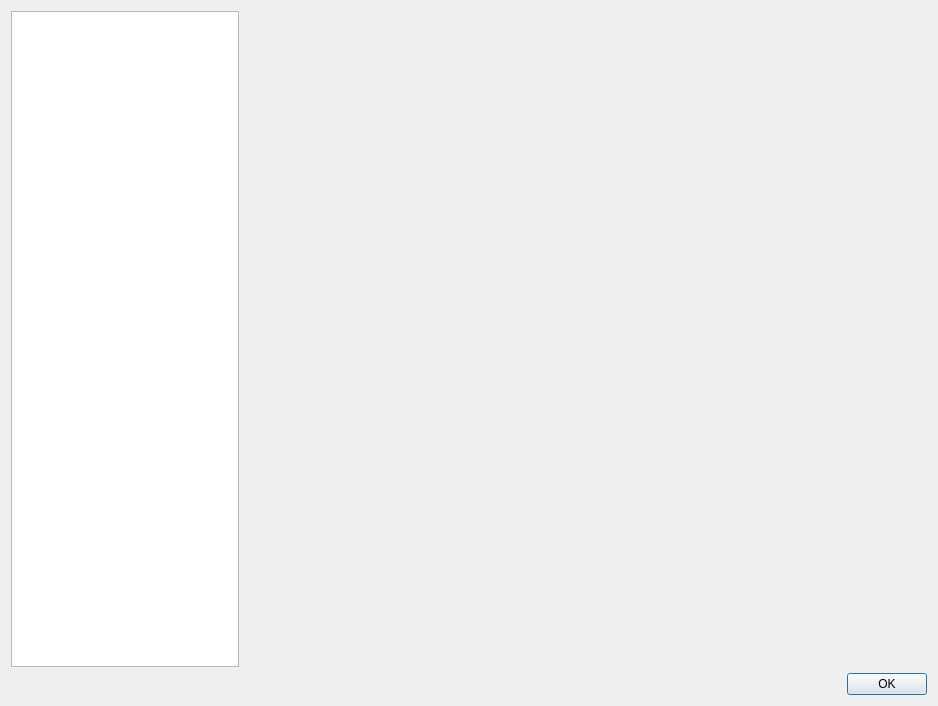
<?xml version="1.0" encoding="UTF-8"?>
<ui version="4.0">
 <class>SettingsDialog</class>
 <widget class="QDialog" name="SettingsDialog">
  <property name="geometry">
   <rect>
    <x>0</x>
    <y>0</y>
    <width>938</width>
    <height>706</height>
   </rect>
  </property>
  <property name="windowTitle">
   <string>Settings</string>
  </property>
  <property name="windowIcon">
   <iconset theme="systemsettings">
    <normaloff>.</normaloff>.</iconset>
  </property>
  <layout class="QVBoxLayout" name="verticalLayout">
   <item>
    <layout class="QHBoxLayout" name="horizontalLayout" stretch="1,3">
     <item>
      <widget class="QListWidget" name="list_widget">
       <property name="sizePolicy">
        <sizepolicy hsizetype="Preferred" vsizetype="Expanding">
         <horstretch>0</horstretch>
         <verstretch>0</verstretch>
        </sizepolicy>
       </property>
       <property name="minimumSize">
        <size>
         <width>128</width>
         <height>0</height>
        </size>
       </property>
       <property name="iconSize">
        <size>
         <width>48</width>
         <height>48</height>
        </size>
       </property>
      </widget>
     </item>
     <item>
      <widget class="QStackedWidget" name="stacked_widget">
       <property name="sizePolicy">
        <sizepolicy hsizetype="Expanding" vsizetype="Expanding">
         <horstretch>0</horstretch>
         <verstretch>0</verstretch>
        </sizepolicy>
       </property>
       <property name="minimumSize">
        <size>
         <width>256</width>
         <height>0</height>
        </size>
       </property>
      </widget>
     </item>
    </layout>
   </item>
   <item>
    <widget class="QDialogButtonBox" name="buttonBox">
     <property name="orientation">
      <enum>Qt::Horizontal</enum>
     </property>
     <property name="standardButtons">
      <set>QDialogButtonBox::Ok</set>
     </property>
    </widget>
   </item>
  </layout>
 </widget>
 <resources/>
 <connections>
  <connection>
   <sender>buttonBox</sender>
   <signal>accepted()</signal>
   <receiver>SettingsDialog</receiver>
   <slot>accept()</slot>
   <hints>
    <hint type="sourcelabel">
     <x>373</x>
     <y>433</y>
    </hint>
    <hint type="destinationlabel">
     <x>377</x>
     <y>508</y>
    </hint>
   </hints>
  </connection>
  <connection>
   <sender>list_widget</sender>
   <signal>currentRowChanged(int)</signal>
   <receiver>stacked_widget</receiver>
   <slot>setCurrentIndex(int)</slot>
   <hints>
    <hint type="sourcelabel">
     <x>54</x>
     <y>108</y>
    </hint>
    <hint type="destinationlabel">
     <x>300</x>
     <y>138</y>
    </hint>
   </hints>
  </connection>
 </connections>
 <slots>
  <slot>apply_settings()</slot>
 </slots>
</ui>
